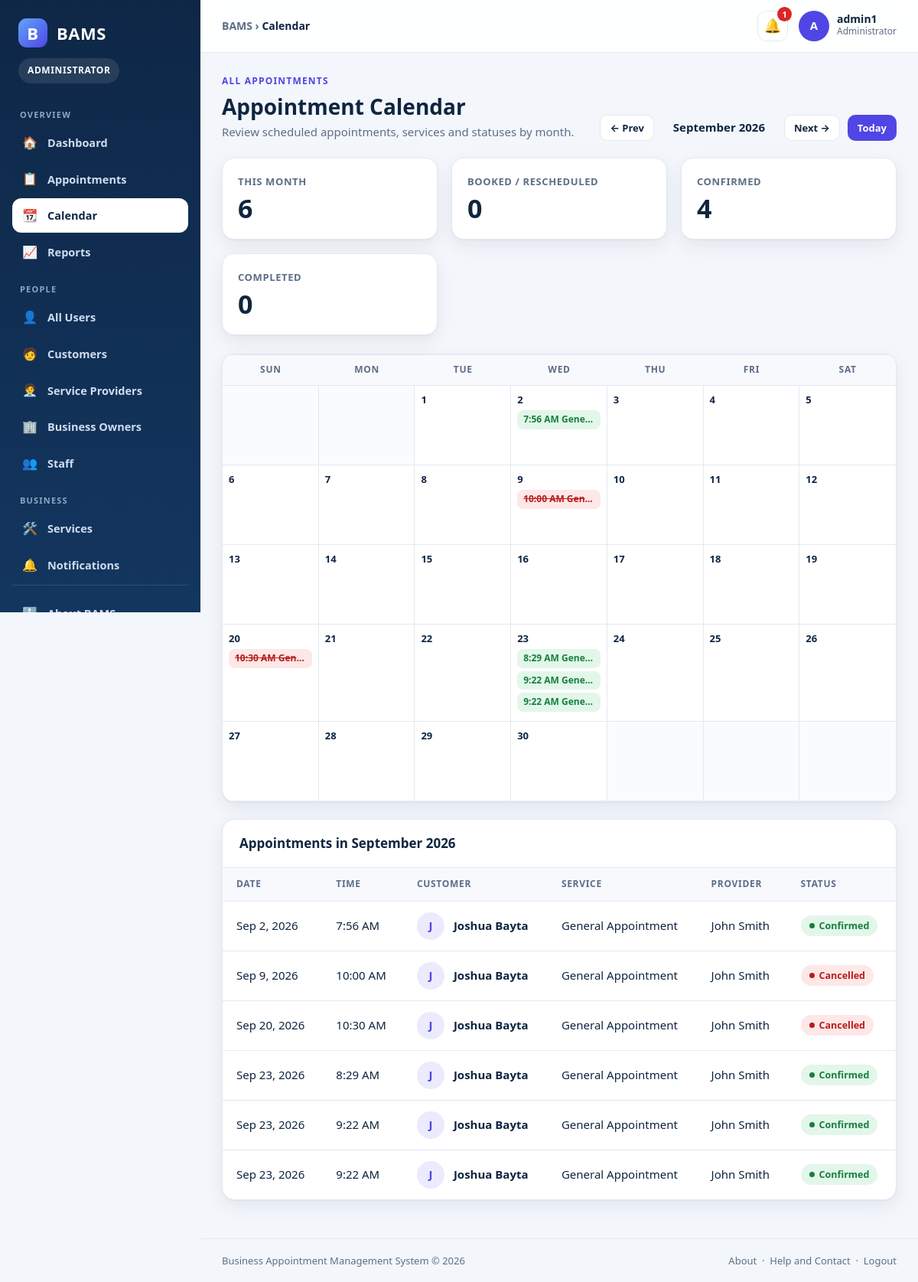
/calendar.php?m=2026-09 (signed in), run on the app's committed database.
### tables this page shows
CREATE TABLE `appointments` (
  `appointment_id` int(11) NOT NULL,
  `customer_id` int(11) NOT NULL,
  `provider_id` int(11) NOT NULL,
  `service_id` int(11) NOT NULL,
  `appointment_date` date NOT NULL,
  `appointment_time` time NOT NULL,
  `status` varchar(30) DEFAULT 'Booked',
  `created_at` timestamp NOT NULL DEFAULT current_timestamp()
);

CREATE TABLE `services` (
  `service_id` int(11) NOT NULL,
  `service_name` varchar(100) NOT NULL,
  `description` text DEFAULT NULL,
  `duration` int(11) DEFAULT NULL,
  `status` varchar(20) DEFAULT 'Available',
  `created_at` timestamp NOT NULL DEFAULT current_timestamp()
);

### calendar.php (the view, shortened to what this page needs)
<?php
require_once __DIR__ . "/includes/layout.php";
require_once __DIR__ . "/includes/data.php";
$role = current_role();
$scopeLabel = "All appointments";
$month = isset($_GET["m"]) && preg_match('/^\d{4}-\d{2}$/', $_GET["m"]) ? $_GET["m"] : date("Y-m");
$first = strtotime($month . "-01");
$daysInMonth = (int)date("t", $first);
$startDow = (int)date("w", $first);
$prev = date("Y-m", strtotime("-1 month", $first));
$next = date("Y-m", strtotime("+1 month", $first));
$where = "a.appointment_date >= '" . date("Y-m-01", $first) . "' AND a.appointment_date <= '" . date("Y-m-t", $first) . "'";
$rows = appointment_rows($conn, $where, "a.appointment_date ASC, a.appointment_time ASC");
$byDay = [];
foreach ($rows as $r) {
    $byDay[(int)date("j", strtotime($r["appointment_date"]))][] = $r;
}
$counts = [];
foreach ($rows as $r) {
    $counts[$r["status"]] = ($counts[$r["status"]] ?? 0) + 1;
}
function ev_class(string $s): string
{
    $s = strtolower($s);
    if (in_array($s, ["confirmed", "completed"], true)) return "good";
    if (in_array($s, ["cancelled", "canceled"], true)) return "bad";
    return "";
}
?>
<div class="page-head">
    <div><div class="eyebrow"><?php echo e($scopeLabel); ?></div><h1>Appointment Calendar</h1><p>Review scheduled appointments, services and statuses by month.</p></div>
    <div class="cal-nav">
        <a class="btn btn-ghost btn-sm" href="calendar.php?m=<?php echo $prev; ?>">&larr; Prev</a>
        <strong style="min-width:150px;text-align:center"><?php echo date("F Y", $first); ?></strong>
        <a class="btn btn-ghost btn-sm" href="calendar.php?m=<?php echo $next; ?>">Next &rarr;</a>
        <a class="btn btn-sm" href="calendar.php">Today</a>
    </div>
</div>
<div class="stats">
    <div class="stat"><div class="stat-label">This month</div><div class="stat-value"><?php echo count($rows); ?></div></div>
    <div class="stat"><div class="stat-label">Booked / Rescheduled</div><div class="stat-value"><?php echo (int)($counts["Booked"] ?? 0) + (int)($counts["Rescheduled"] ?? 0); ?></div></div>
    <div class="stat"><div class="stat-label">Confirmed</div><div class="stat-value"><?php echo (int)($counts["Confirmed"] ?? 0); ?></div></div>
    <div class="stat"><div class="stat-label">Completed</div><div class="stat-value"><?php echo (int)($counts["Completed"] ?? 0); ?></div></div>
</div>
<div class="card">
    <div class="cal">
        <?php foreach (["Sun", "Mon", "Tue", "Wed", "Thu", "Fri", "Sat"] as $d): ?><div class="cal-dow"><?php echo $d; ?></div><?php endforeach; ?>
        <?php for ($i = 0; $i < $startDow; $i++): ?><div class="cal-day off"></div><?php endfor; ?>
        <?php for ($d = 1; $d <= $daysInMonth; $d++):
            $isToday = $month === date("Y-m") && $d === (int)date("j"); ?>
            <div class="cal-day<?php echo $isToday ? " today" : ""; ?>">
                <div class="cal-num"><?php echo $d; ?></div>
                <?php foreach (array_slice($byDay[$d] ?? [], 0, 3) as $ev): ?>
                    <span class="cal-ev <?php echo ev_class($ev["status"]); ?>" title="<?php echo e($ev["service_name"] . " - " . $ev["customer_name"] . " (" . $ev["status"] . ")"); ?>"><?php echo e(fmt_time($ev["appointment_time"])); ?> <?php echo e($ev["service_name"]); ?></span>
                <?php endforeach; ?>
            </div>
        <?php endfor; ?>
        <?php $filled = ($startDow + $daysInMonth) % 7; if ($filled) for ($i = $filled; $i < 7; $i++): ?><div class="cal-day off"></div><?php endfor; ?>
    </div>
</div>
<div class="card">
    <div class="card-head"><div class="card-title">Appointments in <?php echo date("F Y", $first); ?></div></div>
    <?php render_appointment_table($rows, $role === BAMS_CUSTOMER ? ["date", "time", "service", "provider", "status"] : ["date", "time", "customer", "service", "provider", "status"], "No appointments this month."); ?>
</div>

### data.php (shortened to what this page needs)
<?php
require_once __DIR__ . "/bootstrap.php";
function appointment_rows(mysqli $conn, string $where = "", string $order = "a.appointment_date DESC, a.appointment_time DESC", int $limit = 0): array
{
    $sql = "SELECT a.appointment_id, a.appointment_date, a.appointment_time, a.status, a.created_at,
                   a.customer_id, a.provider_id, a.service_id,
                   TRIM(CONCAT(IFNULL(c.first_name,''),' ',IFNULL(c.last_name,''))) AS customer_name,
                   cu.username AS customer_user,
                   TRIM(CONCAT(IFNULL(p.first_name,''),' ',IFNULL(p.last_name,''))) AS provider_name,
                   s.service_name, s.duration
            FROM appointments a
            LEFT JOIN customers c ON a.customer_id = c.customer_id
            LEFT JOIN users cu ON c.user_id = cu.user_id
            LEFT JOIN service_providers p ON a.provider_id = p.provider_id
            LEFT JOIN services s ON a.service_id = s.service_id
            " . ($where !== "" ? "WHERE $where" : "") . "
            ORDER BY $order" . ($limit > 0 ? " LIMIT $limit" : "");
    $rows = [];
    try {
        $r = $conn->query($sql);
        while ($r && $row = $r->fetch_assoc()) {
            $rows[] = $row;
        }
    } catch (Throwable $e) {
    }
    return $rows;
}
function fmt_date(?string $d): string
{
    return $d ? date("M j, Y", strtotime($d)) : "-";
}
function fmt_time(?string $t): string
{
    return $t ? date("g:i A", strtotime($t)) : "-";
}
function render_appointment_table(array $rows, array $cols = ["id", "customer", "service", "provider", "date", "time", "status"], string $empty = "No appointments found."): void
{
    $names = ["id" => "ID", "customer" => "Customer", "service" => "Service", "provider" => "Provider", "date" => "Date", "time" => "Time", "status" => "Status"];
    echo '<div class="table-wrap"><table><thead><tr>';
    foreach ($cols as $c) {
        echo "<th>" . e($names[$c]) . "</th>";
    }
    echo "</tr></thead><tbody>";
    foreach ($rows as $r) {
        echo "<tr>";
        foreach ($cols as $c) {
            switch ($c) {
                case "customer": echo '<td><div class="cell-user"><div class="mini-avatar">' . e(initial($r["customer_name"])) . '</div><div class="cell-title">' . e($r["customer_name"]) . "</div></div></td>"; break;
                case "service":  echo "<td>" . e($r["service_name"]) . "</td>"; break;
                case "provider": echo "<td>" . e($r["provider_name"]) . "</td>"; break;
                case "date":     echo "<td>" . e(fmt_date($r["appointment_date"])) . "</td>"; break;
                case "time":     echo "<td>" . e(fmt_time($r["appointment_time"])) . "</td>"; break;
                case "status":   echo "<td>" . status_badge((string)$r["status"]) . "</td>"; break;
            }
        }
        echo "</tr>";
    }
    echo "</tbody></table></div>";
}

### bootstrap.php (shortened to what this page needs)
<?php
function e($value): string
{
    return htmlspecialchars((string)($value ?? ""), ENT_QUOTES, "UTF-8");
}
function status_badge(string $status): string
{
    $s = strtolower(trim($status));
    $cls = "b-info";
    if (in_array($s, ["confirmed", "completed", "available", "active"], true)) {
        $cls = "b-good";
    } elseif (in_array($s, ["booked", "rescheduled", "pending"], true)) {
        $cls = "b-wait";
    } elseif (in_array($s, ["cancelled", "canceled", "rejected", "unavailable", "inactive"], true)) {
        $cls = "b-bad";
    }
    return '<span class="badge ' . $cls . '">' . e($status === "" ? "Unknown" : $status) . "</span>";
}
function initial(string $name): string
{
    $name = trim($name);
    $first = function_exists("mb_substr") ? mb_substr($name, 0, 1) : substr($name, 0, 1);
    return strtoupper($first);
}

### bams.css (style rules this page uses)
:root { --bg:#f3f6fb; --surface:#ffffff; --ink:#0f2540; --muted:#5d6e86; --line:#e3e9f2; --primary:#2563eb; --primary-d:#1d4ed8; --primary-l:#e8effe; --navy:#0e2747; --navy-2:#13365f; --good:#15803d; --good-l:#e3f6ea; --wait:#b45309; --wait-l:#fdf1dc; --bad:#b91c1c; --bad-l:#fde7e7; --info:#0369a1; --info-l:#e0f2fb; --accent:#2563eb; --accent-l:#e8effe; --radius:16px; --shadow:0 1px 2px rgba(15,37,64,.05),0 8px 24px rgba(15,37,64,.07); --font:"Segoe UI",system-ui,-apple-system,"Helvetica Neue",Arial,sans-serif; }
body.role-admin { --accent:#4f46e5;--accent-l:#eceafd }
* { box-sizing:border-box }
html { scroll-behavior:smooth }
body { margin:0;font-family:var(--font);background:var(--bg);color:var(--ink);font-size:15px;line-height:1.55 }
a { color:var(--primary);text-decoration:none }
h1,h2,h3,h4 { margin:0 0 .4em;line-height:1.25 }
.page-head { display:flex;justify-content:space-between;align-items:flex-end;gap:16px;flex-wrap:wrap;margin-bottom:22px }
.page-head h1 { font-size:28px;margin:0 }
.page-head p { margin:4px 0 0;color:var(--muted) }
.eyebrow { font-size:12px;letter-spacing:1.2px;text-transform:uppercase;font-weight:800;color:var(--accent);margin-bottom:6px }
.card { background:var(--surface);border:1px solid var(--line);border-radius:var(--radius);box-shadow:var(--shadow);margin-bottom:22px;overflow:hidden }
.card-head { display:flex;justify-content:space-between;align-items:center;gap:14px;flex-wrap:wrap;padding:18px 22px;border-bottom:1px solid var(--line) }
.card-title { font-size:17px;font-weight:800 }
.stats { display:grid;grid-template-columns:repeat(auto-fit,minmax(210px,1fr));gap:18px;margin-bottom:24px }
.stat { background:var(--surface);border:1px solid var(--line);border-radius:var(--radius);padding:20px;box-shadow:var(--shadow);position:relative }
.stat-label { color:var(--muted);font-size:13px;font-weight:700;text-transform:uppercase;letter-spacing:.6px }
.stat-value { font-size:34px;font-weight:800;line-height:1.15;margin-top:6px }
.table-wrap { overflow-x:auto }
table { width:100%;border-collapse:collapse }
th { background:#f7f9fd;color:var(--muted);text-align:left;font-size:12px;letter-spacing:.7px;text-transform:uppercase;padding:12px 18px;white-space:nowrap;border-bottom:1px solid var(--line) }
td { padding:14px 18px;border-bottom:1px solid var(--line);vertical-align:middle }
tr:last-child td { border-bottom:0 }
.cell-user { display:flex;align-items:center;gap:12px }
.mini-avatar { width:36px;height:36px;border-radius:50%;background:var(--accent-l);color:var(--accent);display:grid;place-items:center;font-weight:800;flex:0 0 36px }
.cell-title { font-weight:700 }
.badge { display:inline-flex;align-items:center;gap:6px;padding:4px 11px;border-radius:999px;font-size:12.5px;font-weight:700;white-space:nowrap }
.badge::before { content:"";width:7px;height:7px;border-radius:50%;background:currentColor }
.b-good { background:var(--good-l);color:var(--good) }
.b-bad { background:var(--bad-l);color:var(--bad) }
.btn { display:inline-flex;align-items:center;justify-content:center;gap:8px;padding:10px 18px;border-radius:12px;border:1px solid transparent;background:var(--accent);color:#fff;font:inherit;font-weight:700;cursor:pointer;text-decoration:none;transition:.15s }
.btn-ghost { background:#fff;color:var(--ink);border-color:var(--line) }
.btn-sm { padding:6px 12px;font-size:13px;border-radius:10px }
.cal-nav { display:flex;align-items:center;gap:10px }
.cal { display:grid;grid-template-columns:repeat(7,minmax(0,1fr));border-top:1px solid var(--line) }
.cal-dow { background:#f7f9fd;padding:10px;text-align:center;font-size:12px;font-weight:800;color:var(--muted);text-transform:uppercase;letter-spacing:.7px;border-bottom:1px solid var(--line) }
.cal-day { min-height:104px;padding:8px;border-right:1px solid var(--line);border-bottom:1px solid var(--line);font-size:13px }
.cal-day:nth-child(7n+7) { border-right:0 }
.cal-day.off { background:#fafbfd;color:#a6b2c4 }
.cal-num { font-weight:800;margin-bottom:4px }
.cal-ev { display:block;border-radius:8px;padding:3px 8px;margin-bottom:4px;font-size:12px;font-weight:700;background:var(--info-l);color:var(--info);overflow:hidden;text-overflow:ellipsis;white-space:nowrap }
.cal-ev.good { background:var(--good-l);color:var(--good) }
.cal-ev.bad { background:var(--bad-l);color:var(--bad);text-decoration:line-through }

### data on the page
appointments: appointment_time "7:56 AM", service.service_name "Gene…", appointment_date "Sep 2, 2026", customer_name "J", customer_name "Joshua Bayta", service.service_name "General Appointment", provider_name "John Smith", status "Confirmed"
appointments: appointment_time "10:00 AM", service.service_name "Gen…", appointment_date "Sep 9, 2026", customer_name "J", customer_name "Joshua Bayta", service.service_name "General Appointment", provider_name "John Smith", status "Cancelled"
appointments: appointment_time "10:30 AM", service.service_name "Gen…", appointment_date "Sep 20, 2026", customer_name "J", customer_name "Joshua Bayta", service.service_name "General Appointment", provider_name "John Smith", status "Cancelled"
appointments: appointment_time "8:29 AM", service.service_name "Gene…", appointment_date "Sep 23, 2026", customer_name "J", customer_name "Joshua Bayta", service.service_name "General Appointment", provider_name "John Smith", status "Confirmed"
appointments: appointment_time "9:22 AM", service.service_name "Gene…", appointment_date "Sep 23, 2026", customer_name "J", customer_name "Joshua Bayta", service.service_name "General Appointment", provider_name "John Smith", status "Confirmed"
appointments: appointment_time "9:22 AM", service.service_name "Gene…", appointment_date "Sep 23, 2026", customer_name "J", customer_name "Joshua Bayta", service.service_name "General Appointment", provider_name "John Smith", status "Confirmed"

### other printed values
$role "ADMINISTRATOR"
$group[0] "OVERVIEW"
$item[2] "🏠"
$item[1] "Dashboard"
$item[2] "📋"
$item[1] "Appointments"
$item[2] "📆"
$item[1] "Calendar"
$item[2] "📈"
$item[1] "Reports"
$group[0] "PEOPLE"
$item[2] "👤"
$item[1] "All Users"
$item[2] "🧑"
$item[1] "Customers"
